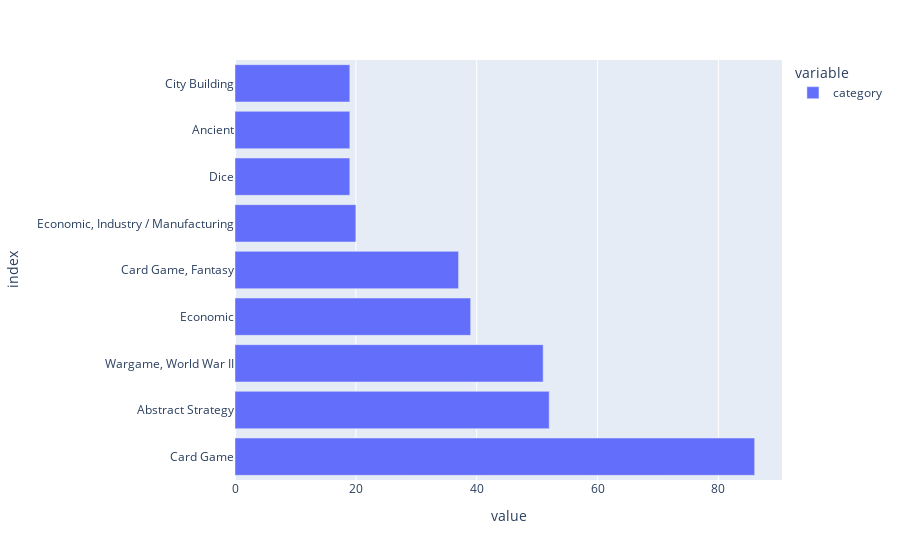

The code cell stored with this chart in its notebook:
### Markdown cell above
### 4.x Relación entre Categorías y Juegos Comprados 
Queremos ver cúales son las temáticas o categorías que mas juegos hay en el mercado, para de este modo saber las tendencias tanto actuales como pasadas.

### Code cell
# Plot top 9 category values count in the dataframe
bgg.category.value_counts().head(9).plot(kind='barh')

### Figure 1 — Plotly figure (JSON) as saved in the notebook; plotly's stock layout.template omitted (floating-point values rounded to 4 significant figures)
{"data": [{"alignmentgroup": "True", "hovertemplate": "variable=category<br>value=%{x}<br>index=%{y}<extra></extra>", "legendgroup": "category", "marker": {"color": "#636efa", "pattern": {"shape": ""}}, "name": "category", "offsetgroup": "category", "orientation": "h", "showlegend": true, "textposition": "auto", "type": "bar", "x": [86, 52, 51, 39, 37, 20, 19, 19, 19], "xaxis": "x", "y": ["Card Game", "Abstract Strategy", "Wargame, World War II", "Economic", "Card Game, Fantasy", "Economic, Industry / Manufacturing", "Dice", "Ancient", "City Building"], "yaxis": "y"}], "layout": {"barmode": "relative", "legend": {"title": {"text": "variable"}, "tracegroupgap": 0}, "margin": {"t": 60}, "xaxis": {"anchor": "y", "domain": [0, 1], "title": {"text": "value"}}, "yaxis": {"anchor": "x", "domain": [0, 1], "title": {"text": "index"}}}}
